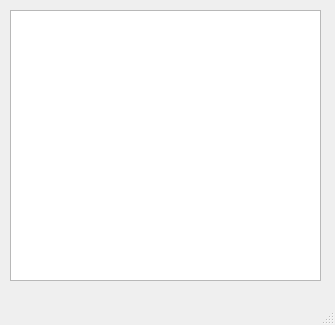
<?xml version="1.0" encoding="UTF-8"?>
<ui version="4.0">
 <class>MainWindow2</class>
 <widget class="QMainWindow" name="MainWindow2">
  <property name="geometry">
   <rect>
    <x>0</x>
    <y>0</y>
    <width>335</width>
    <height>325</height>
   </rect>
  </property>
  <property name="windowTitle">
   <string>MainWindow</string>
  </property>
  <widget class="QWidget" name="centralwidget">
   <widget class="QPlainTextEdit" name="plainTextEdit">
    <property name="geometry">
     <rect>
      <x>10</x>
      <y>10</y>
      <width>311</width>
      <height>271</height>
     </rect>
    </property>
   </widget>
  </widget>
  <widget class="QMenuBar" name="menubar">
   <property name="geometry">
    <rect>
     <x>0</x>
     <y>0</y>
     <width>335</width>
     <height>22</height>
    </rect>
   </property>
  </widget>
  <widget class="QStatusBar" name="statusbar"/>
 </widget>
 <resources/>
 <connections/>
</ui>
